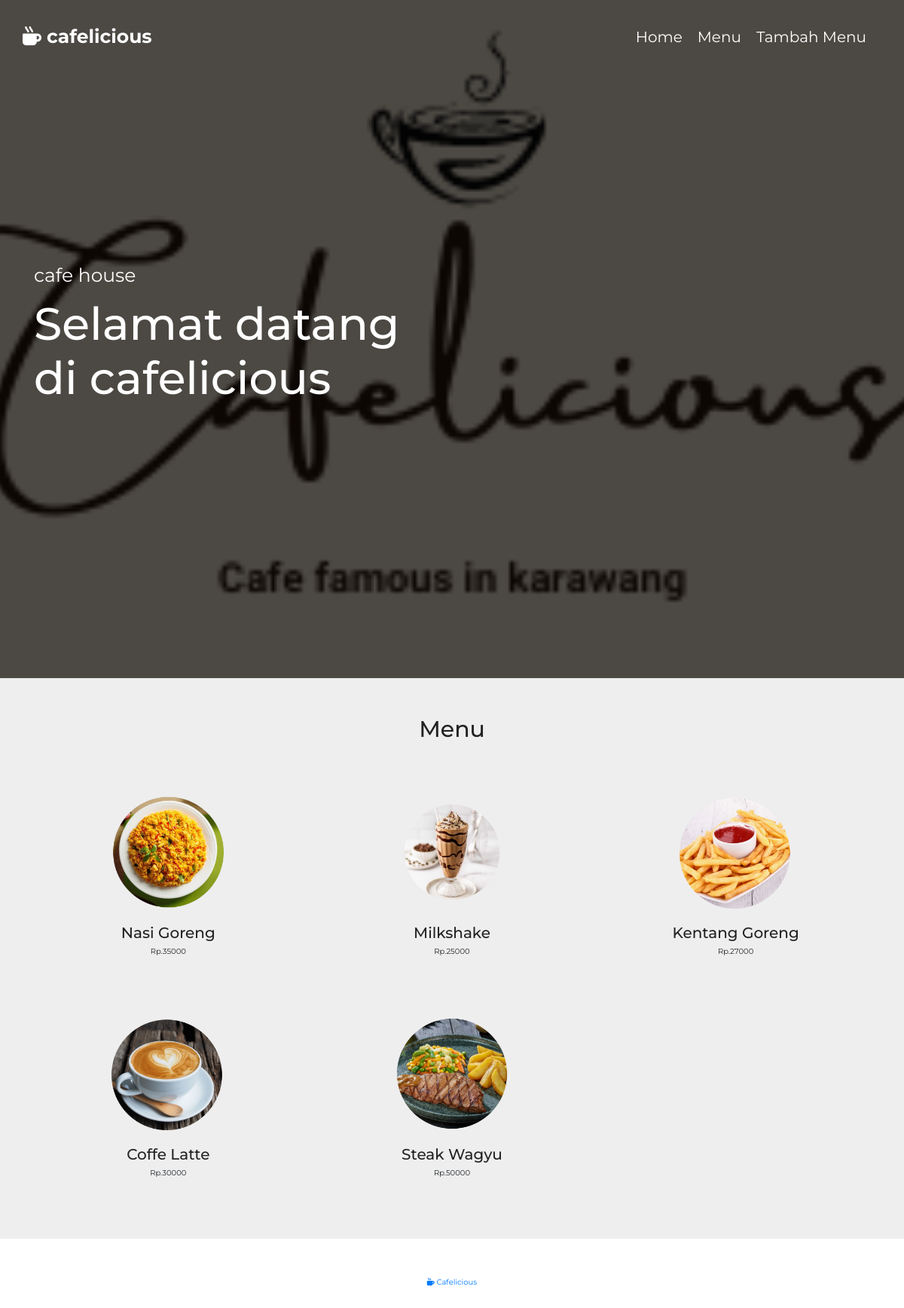
The page / on the database its author committed.
### tables this page shows
CREATE TABLE `produk` (
  `id` int(255) NOT NULL,
  `nama` varchar(255) NOT NULL,
  `harga` varchar(255) NOT NULL,
  `gambar` varchar(255) NOT NULL
);

### index.php (the view, shortened to what this page needs)
<!DOCTYPE html>
<html lang="en">
<head>
    <link rel="stylesheet" href="https://cdnjs.cloudflare.com/ajax/libs/font-awesome/5.15.4/css/all.min.css">
    <link rel="stylesheet" href="https://cdnjs.cloudflare.com/ajax/libs/bootstrap/4.6.1/css/bootstrap.min.css">
    <link rel="stylesheet" href="css2/style.css">
</head>
<body>
    <header class="header fixed-top">
        <div class="container">
            <div class="row align-items-center">
                <a href="#" class="logo mr-auto"> <i class="fas fa-mug-hot"></i> cafelicious </a>
                <nav class="nav">
                    <a href="#home">Home</a>
                    <a href="#menu">Menu</a>
                    <a href="tambah_menu.php">Tambah Menu</a>
                </nav>
            </div>
        </div>
    </header>
    <section class="home" id="home">
        <div class="container">
            <div class="row align-items-center text-center text-md-left min-vh-100">
                <div class="col-md-6">
                    <span>cafe house</span>
                    <h3>Selamat datang di cafelicious</h3>
                </div>
            </div>
        </div>
    </section>
    <section class="menu" id="menu">
        <h1 class="heading"> Menu </h1>
        <div class="container box-container">
            <?php
            include 'config.php';
            $select = mysqli_query($conn, "SELECT * FROM `produk`");
            if (mysqli_num_rows($select) > 0) {
                while ($menu = mysqli_fetch_assoc($select)) {
            ?>
                    <form action="" method="post">
                        <div class="box">
                            <img src="uploaded_img/<?php echo $menu['gambar']; ?>" alt="">
                            <h3><?php echo $menu['nama']; ?></h3>
                            <div class="price">Rp.<?php echo $menu['harga']; ?></div>
                        </div>
                    </form>
            <?php
                };
            };
            ?>
        </div>
    </section>
    <section class="footer container">
        <a href="#" class="logo"> <i class="fas fa-mug-hot"></i> Cafelicious </a>
    </section>
</body>
</html>

### css2/style.css (style rules this page uses)
* { font-family: 'Montserrat', sans-serif; margin: 0; padding: 0; -webkit-box-sizing: border-box; box-sizing: border-box; outline: none; border: none; text-decoration: none !important; -webkit-transition: all .2s linear; transition: all .2s linear; }
html { font-size: 62.5%; overflow-x: hidden; scroll-behavior: smooth; scroll-padding-top: 90px; }
section { padding: 5rem 1rem; }
.heading { text-align: center; margin-bottom: 4rem; font-size: 3rem; text-transform: capitalize; color: #222; }
.header { padding: 30px 10px; }
.header .logo { font-size: 2.5rem; color: #fff; font-weight: bolder; }
.header .nav a { font-size: 2rem; margin-right: 2rem; color: #fff; }
.home { background: -webkit-gradient(linear, left top, left bottom, from(rgba(0, 0, 0, 0.7)), to(rgba(0, 0, 0, 0.7))), url(../images/header.png) no-repeat; background: linear-gradient(rgba(0, 0, 0, 0.7), rgba(0, 0, 0, 0.7)), url(../images/header.png) no-repeat; background-size: cover; background-position: center; background-attachment: fixed; }
.home span { font-size: 2.5rem; color: #fff; }
.home h3 { padding: 1rem 0; font-size: 6rem; color: #fff; }
.menu { background: #eee; }
.menu .box-container { display: -ms-grid; display: grid; -ms-grid-columns: (minmax(30rem, 1fr))[auto-fit]; grid-template-columns: repeat(auto-fit, minmax(30rem, 1fr)); gap: 2rem; }
.menu .box-container .box { text-align: center; padding: 3rem 2rem; border-radius: .5rem; }
.menu .box-container .box img { height: 15rem; margin-bottom: 2rem; }
.menu .box-container .box h3 { font-size: 2rem; text-transform: capitalize; color: #222; }
.footer { text-align: center; }

### rows shown on the page
produk: gambar (picture), nama "Nasi Goreng", harga "35000"
produk: gambar (picture), nama "Milkshake", harga "25000"
produk: gambar (picture), nama "Kentang Goreng", harga "27000"
produk: gambar (picture), nama "Coffe Latte", harga "30000"
produk: gambar (picture), nama "Steak Wagyu", harga "50000"
